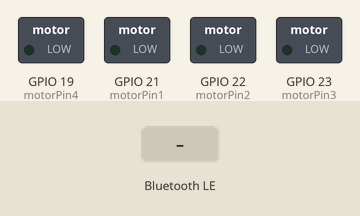
Simulated run of this program. Board: ESP32. Shown: switched loads named in the program (green lamp = pin HIGH). The test bench sets the inputs (shaded band). Nothing arrives over Bluetooth unless stated; a phone connects over Bluetooth LE 3 s after start.

Above: at 1.2 s.
1.3 s: Bluetooth LE write "UP" received
At 3.8 s:
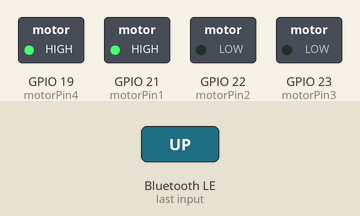
4.3 s: Bluetooth LE write "DOWN" received
At 5.4 s:
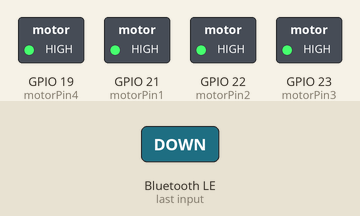
5.8 s: Bluetooth LE write "STOP" received
At 6.6 s:
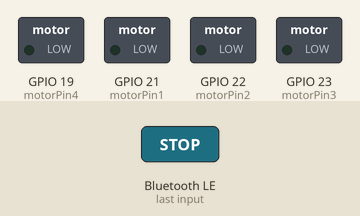
7.3 s: Bluetooth LE write "RIGHT" received
At 7.7 s:
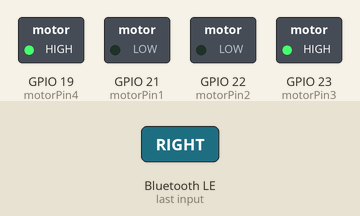
8.8 s: Bluetooth LE write "UP" received
At 10.0 s:
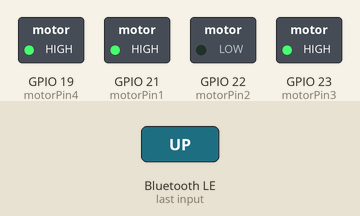
10.3 s: Bluetooth LE write "LEFT" received
At 11.2 s:
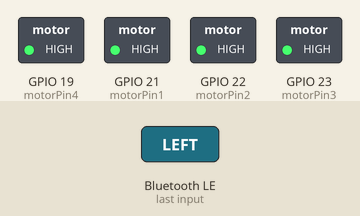
Timing chart, 0 to 12.8 s (numbered marks = the images above; inputs shaded):
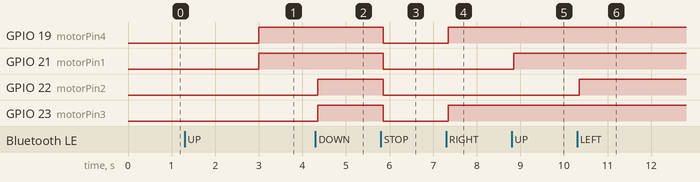

The program:

main.cpp
```cpp
#include <Arduino.h>
#include "BLE2902.h"
#include "BLEDevice.h"
#include "BLEServer.h"
#include "BLEUtils.h"

#define BAUD 9600

// Pin definitions
const int motorPin1 = 21;   // Rechts voor
const int motorPin2 = 22;   // Links achter
const int motorPin3 = 23;   // Rechts achter
const int motorPin4 = 19;   // Links voor

// Prototypes
void MotorPinsINIT();
void HandleCommand();
void StopDriving();
void DriveForwards();
void DriveBackwards();
void TurnRight();
void TurnLeft();


// Bluetooth
BLEServer *pServer = NULL;
BLECharacteristic *pCharacteristic = NULL;
BLEDescriptor *pDescr;
BLE2902 *pBLE2902;

bool deviceConnected = false;
bool oldDeviceConnected = false;

#define SERVICE_UUID "a71ec97a-1f14-11ee-be56-0242ac120002"
#define CHARACTERISTIC_UUID "a71ecbfa-1f14-11ee-be56-0242ac120002"

// String PrevCommand = "";
String BluetoothCommand = "";

// Bluetooth callback functions
class MyServerCallbacks : public BLEServerCallbacks {
    void onConnect(BLEServer *pServer) {
        deviceConnected = true;
    };

    void onDisconnect(BLEServer *pServer) {
        deviceConnected = false;
    }
};

// Bluetooth callback function that handles incoming messages
class MyCharacteristicCallbacks : public BLECharacteristicCallbacks {
    void onWrite(BLECharacteristic *pCharacteristic) {
        uint8_t *retrieved = pCharacteristic->getData();
        const char *retrieved_message = (const char *)retrieved;
        BluetoothCommand = retrieved_message;
        //HandleCommand(retrieved_message);
    }
};

// void HandleCommand(String command){
//   if(command == "UP"){
//   }

//   else if (command == "DOWN"){
//   }

//   else if (command == "RIGHT"){
//   }

//   else if (command == "LEFT"){
//   }

//   else if (command == "STOP"){
//   }
// }

// Bluetooth initilizing
void ble_init() {
    BLEDevice::init("BLE_Car");
    pServer = BLEDevice::createServer();
    pServer->setCallbacks(new MyServerCallbacks());
    BLEService *pService = pServer->createService(SERVICE_UUID);
    pCharacteristic = pService->createCharacteristic(
        CHARACTERISTIC_UUID,
        BLECharacteristic::PROPERTY_READ |
            BLECharacteristic::PROPERTY_WRITE |
            BLECharacteristic::PROPERTY_NOTIFY);

    BLEAdvertising *pAdvertising = BLEDevice::getAdvertising();
    pAdvertising->addServiceUUID(SERVICE_UUID);

    pCharacteristic->setCallbacks(new MyCharacteristicCallbacks()); // Assign the callbacks

    pCharacteristic->setReadProperty(true);
    pCharacteristic->setNotifyProperty(true);
    pServer->getAdvertising()->start();
    pService->start();
}


void setup() {
  MotorPinsINIT();
  Serial.begin(BAUD);
  ble_init();
}


void loop() {
  if (deviceConnected) {
    if(BluetoothCommand == "UP"){
      DriveForwards();
    }
    else if (BluetoothCommand == "DOWN"){
      DriveBackwards();
    }

    else if (BluetoothCommand == "RIGHT"){
      TurnRight();
    }

    else if (BluetoothCommand == "LEFT"){
      TurnLeft();
    }

    else if (BluetoothCommand == "STOP"){
      StopDriving();
    }
  }
    // disconnecting
    if (!deviceConnected && oldDeviceConnected) {
        delay(500);                  // give the bluetooth stack the chance to get things ready
        pServer->startAdvertising(); // restart advertising
        oldDeviceConnected = deviceConnected;
    }
    // connecting
    if (deviceConnected && !oldDeviceConnected) {
        oldDeviceConnected = deviceConnected;
    }
}

void MotorPinsINIT(){
  pinMode(motorPin1, OUTPUT);
  pinMode(motorPin2, OUTPUT);
  pinMode(motorPin3, OUTPUT);
  pinMode(motorPin4, OUTPUT);
}

void StopDriving(){
  digitalWrite(motorPin1, LOW);
  digitalWrite(motorPin2, LOW);
  digitalWrite(motorPin3, LOW);
  digitalWrite(motorPin4, LOW);
}

void DriveForwards(){
  digitalWrite(motorPin1, HIGH);
  digitalWrite(motorPin4, HIGH);
}

void DriveBackwards(){
  digitalWrite(motorPin2, HIGH);
  digitalWrite(motorPin3, HIGH);
}

void TurnRight(){
  digitalWrite(motorPin3, HIGH);
  digitalWrite(motorPin4, HIGH);
}

void TurnLeft(){
  digitalWrite(motorPin1, HIGH);
  digitalWrite(motorPin2, HIGH);
}
```

BLE2902.h
```cpp
/*
 * BLE2902.h
 *
 *  Created on: Jun 25, 2017
 *      Author: kolban
 */

#ifndef COMPONENTS_CPP_UTILS_BLE2902_H_
#define COMPONENTS_CPP_UTILS_BLE2902_H_
#include "sdkconfig.h"
#if defined(CONFIG_BLUEDROID_ENABLED)

#include "BLEDescriptor.h"

/**
 * @brief Descriptor for Client Characteristic Configuration.
 *
 * This is a convenience descriptor for the Client Characteristic Configuration which has a UUID of 0x2902.
 *
 * See also:
 * https://www.bluetooth.com/specifications/gatt/viewer?attributeXmlFile=org.bluetooth.descriptor.gatt.client_characteristic_configuration.xml
 */
class BLE2902: public BLEDescriptor {
public:
	BLE2902();
	bool getNotifications();
	bool getIndications();
	void setNotifications(bool flag);
	void setIndications(bool flag);

}; // BLE2902

#endif /* CONFIG_BLUEDROID_ENABLED */
#endif /* COMPONENTS_CPP_UTILS_BLE2902_H_ */
```

Measured:
- after the input at 1.3 s, GPIO 19 (motorPin4), GPIO 21 (motorPin1): LOW → HIGH after 1.7 s
- after the input at 4.3 s, GPIO 22 (motorPin2), GPIO 23 (motorPin3): LOW → HIGH after 0.05 s
- after the input at 5.8 s, GPIO 19 (motorPin4), GPIO 21 (motorPin1), GPIO 22 (motorPin2), GPIO 23 (motorPin3): HIGH → LOW after 0.05 s
- after the input at 7.3 s, GPIO 19 (motorPin4), GPIO 23 (motorPin3): LOW → HIGH after 0.05 s
- after the input at 8.8 s, GPIO 21 (motorPin1): LOW → HIGH after 0.05 s
- after the input at 10.3 s, GPIO 22 (motorPin2): LOW → HIGH after 0.05 s
